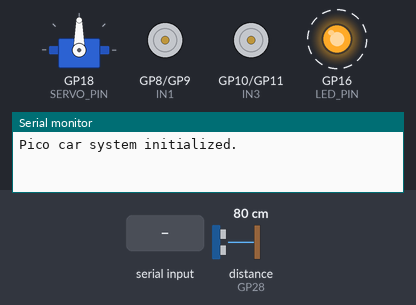
Bench run of a sketch on a simulated Raspberry Pi Pico. Parts: servo, motor-driver pin pairs drawn as motors (green arrow = first pin HIGH = forward, orange = second pin HIGH = backward, longer = more drive, scaled by the enable pin), output pins drawn as LEDs (lit = HIGH), the last lines printed to the serial monitor. Dashed ring = blinking. The test bench sets the inputs (shaded band); at power-on: distance to the obstacle (sensor on GP28) 80 cm. The echo pulse lasts 58.3 µs per cm; pins used as bus, display or sensor lines are not drawn.

Above: at 1.7 s.
2.1 s: "F\n" received over the second serial link
At 2.51 s:
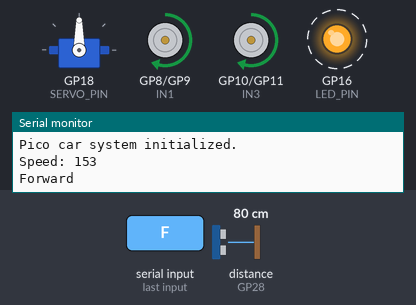
5.1 s: "B\n" received over the second serial link
At 5.31 s:
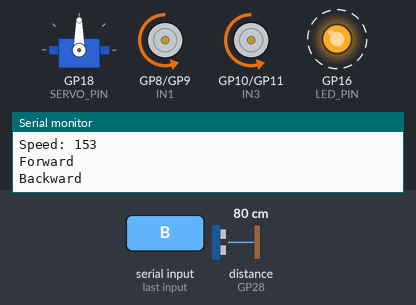
8.1 s: "S\n" received over the second serial link
At 8.52 s:
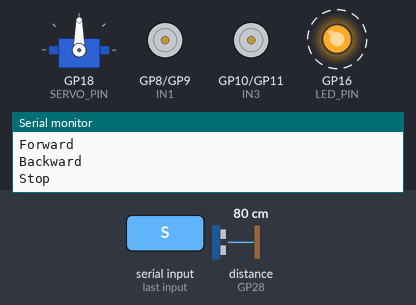
11.1 s: "30,150\n" received over the second serial link
At 11.33 s:
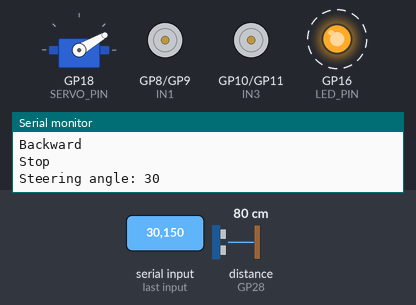
14.1 s: "5\n" received over the second serial link
At 14.53 s:
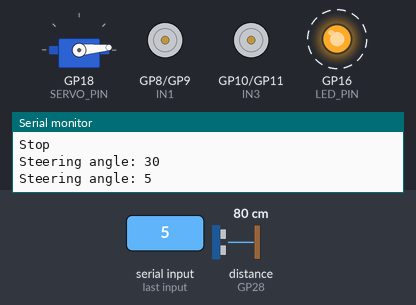
17.1 s: "90,45\n" received over the second serial link
At 17.54 s:
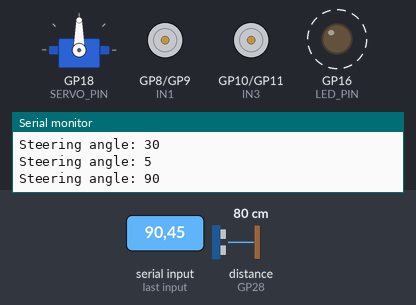
Timing chart, 0 to 21.1 s (numbered marks = the images above; inputs shaded):
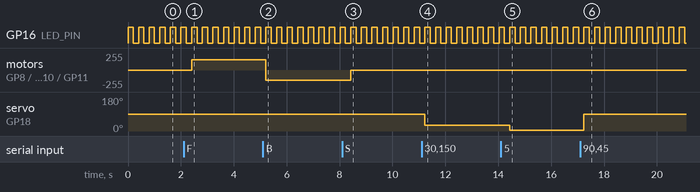

Measured:
- after the input at 2.1 s, motor on GP8 (IN1) / GP9 (IN2), motor on GP10 (IN3) / GP11 (IN4): stopped → forward 153/255 after 0.31 s
- after the input at 5.1 s, motor on GP8 (IN1) / GP9 (IN2), motor on GP10 (IN3) / GP11 (IN4): forward 153/255 → backward 153/255 after 0.12 s
- after the input at 8.1 s, motor on GP8 (IN1) / GP9 (IN2), motor on GP10 (IN3) / GP11 (IN4): backward 153/255 → stopped after 0.32 s
- after the input at 11.1 s, servo on GP18 (SERVO_PIN): 90° → 30° after 0.13 s
- after the input at 14.1 s, servo on GP18 (SERVO_PIN): 30° → 5° after 0.34 s
- after the input at 17.1 s, servo on GP18 (SERVO_PIN): 5° → 90° after 0.14 s
- by itself, GP16 (LED_PIN): alternates HIGH for 0.20 s and LOW for 0.20 s

The sketch:

control.ino
```cpp
#include <Servo.h>
#include "Computation.h"
#include "hcsr04.h"

// -------- Pin Definitions --------
#define IN1 8
#define IN2 9
#define IN3 10
#define IN4 11
#define ENA 6 //PWM Pins for motor.
#define ENB 5

#define SERVO_PIN 18  // Steering servo pin
#define LED_PIN 16    // Status LED

// -------- Objects --------
Servo steering;

// -------- Setup --------
void setup() {
  // Motor pins
  pinMode(IN1, OUTPUT);
  pinMode(IN2, OUTPUT);
  pinMode(IN3, OUTPUT);
  pinMode(IN4, OUTPUT);
  pinMode(ENA, OUTPUT);
  pinMode(ENB, OUTPUT);

  // Servo
  steering.attach(SERVO_PIN);

  // LED
  pinMode(LED_PIN, OUTPUT);

  // Bluetooth UART (Bluefruit LE UART Friend)
  Serial1.begin(9600);   // UART to BLE module
  Serial.begin(9600);    // USB debug

  // Initialize motors off
  stopMotors();
  steering.write(90);  // center servo

  Serial.println("Pico car system initialized.");
  initHCSR04();
  int speedPWM = 0;
}

// -------- Motor Control --------
void driveForward() {
  updateHCSR04();
  int speedPWM = computeSpeedPWM(distanceCm);
  analogWrite(ENA, speedPWM);
  analogWrite(ENB, speedPWM);
  Serial.print("Speed: ");
  Serial.println(speedPWM);
  digitalWrite(IN1, HIGH);
  digitalWrite(IN2, LOW);

  digitalWrite(IN3, HIGH);
  digitalWrite(IN4, LOW);
}

void driveBackward() {
  digitalWrite(IN1, LOW);
  digitalWrite(IN2, HIGH);

  digitalWrite(IN3, LOW);
  digitalWrite(IN4, HIGH);
}

void stopMotors() {
  digitalWrite(IN1, LOW);
  digitalWrite(IN2, LOW);
  digitalWrite(IN3, LOW);
  digitalWrite(IN4, LOW);
}

// -------- Main Loop --------
void loop() {

  // Blink the LED for heartbeat
  digitalWrite(LED_PIN, HIGH);
  delay(200);
  digitalWrite(LED_PIN, LOW);
  delay(200);

  // Listen for commands from the Bluefruit UART
  if (Serial1.available()) {
    String cmd = Serial1.readStringUntil('\n');
    cmd.trim();
    updateHCSR04();
    if (cmd == "F") {
      driveForward();
      Serial.println("Forward");
    }
    else if (cmd == "B") {
      driveBackward();
      Serial.println("Backward");
    }
    else if (cmd == "S") {
      stopMotors();
      Serial.println("Stop");
    }
    else {
      // Interpret as steering angle
      int angle = cmd.toInt();

      if (angle >= 0 && angle <= 180) {
        steering.write(angle);
        Serial.print("Steering angle: ");
        Serial.println(angle);
      } else {
        Serial.print("Invalid angle: ");
        Serial.println(cmd);
      }
    }
  }
}
```

Computation.cpp
```cpp
#include "Computation.h"

int computeSpeedPWM(float distanceCm) {
    const int maxSpeed = 200;
    const float minDist = 10.0;
    const float maxDist = 100.0;

    // Too close, stop
    if (distanceCm <= minDist) {
        return 0;
    }

    // Far enough, full speed
    if (distanceCm >= maxDist) {
        return maxSpeed;
    }

    // distanceCm = 10 → speed = 0
    // distanceCm = 100 → speed = 200
    float ratio = (distanceCm - minDist) / (maxDist - minDist);
    int speed = ratio * maxSpeed;

    // safety clamp
    if (speed < 0) speed = 0;
    if (speed > maxSpeed) speed = maxSpeed;

    return speed;
}
```

Computation.h
```cpp
#ifndef SPEED_CONTROL_H
#define SPEED_CONTROL_H

// Returns a PWM speed (0–200) based on measured distance (cm)
int computeSpeedPWM(float distanceCm);

#endif
```

hcsr04.cpp
```cpp
#include "hcsr04.h"
#include <Arduino.h>

#define trigPin 27
#define echoPin 28

float distanceCm;

void initHCSR04() {
    pinMode(trigPin, OUTPUT);
    pinMode(echoPin, INPUT);
}

void updateHCSR04() {
    digitalWrite(trigPin, LOW);
    delayMicroseconds(2);

    digitalWrite(trigPin, HIGH);
    delayMicroseconds(10);
    digitalWrite(trigPin, LOW);

    long duration = pulseIn(echoPin, HIGH);
    distanceCm = duration * SOUND_SPEED / 2;
}
```

hcsr04.h
```cpp
#ifndef HCSR04_H
#define HCSR04_H

const int trigPin = 27;
const int echoPin = 28;

#define SOUND_SPEED 0.034

extern float distanceCm;   // Declare variable so other files can use it

void initHCSR04();         // function to call in setup()
void updateHCSR04();       // function to call in loop()

#endif
```
